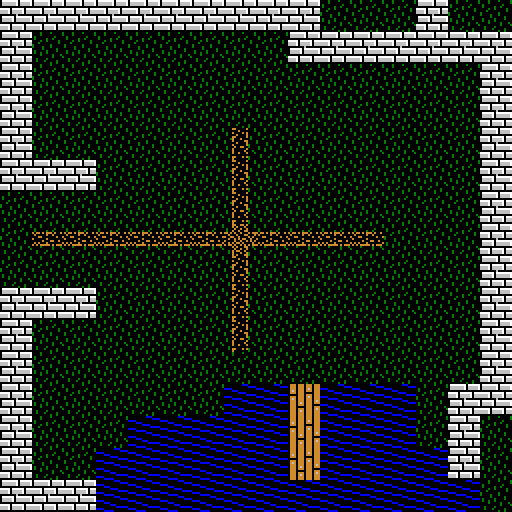

A level layout from a 2D game, rendered from its tile map. Below: a short description, then the map file with tile-grid data replaced by summaries:
An orthogonal 16x16 tile map with 32x32 px tiles, 1 tile layer (Terrain) and 1 object (spawn).

<map version="1.10" tiledversion="1.10.2" orientation="orthogonal" renderorder="right-down" width="16" height="16" tilewidth="32" tileheight="32" infinite="0" nextlayerid="3" nextobjectid="3">
 <editorsettings>
  <export target="Village.json" format="json" />
 </editorsettings>
 <tileset firstgid="1" name="Terrain" tilewidth="32" tileheight="32" tilecount="512" columns="32">
  <image source="tiles.png" width="1024" height="512" />
 </tileset>
 <objectgroup id="2" name="Objects">
  <object id="2" name="spawn" x="41" y="238" />
 </objectgroup>
 <layer id="1" name="Terrain" width="16" height="16">
  <data>[256 cells, 256 non-empty, 7 distinct tile ids]</data>
 </layer>
</map>
